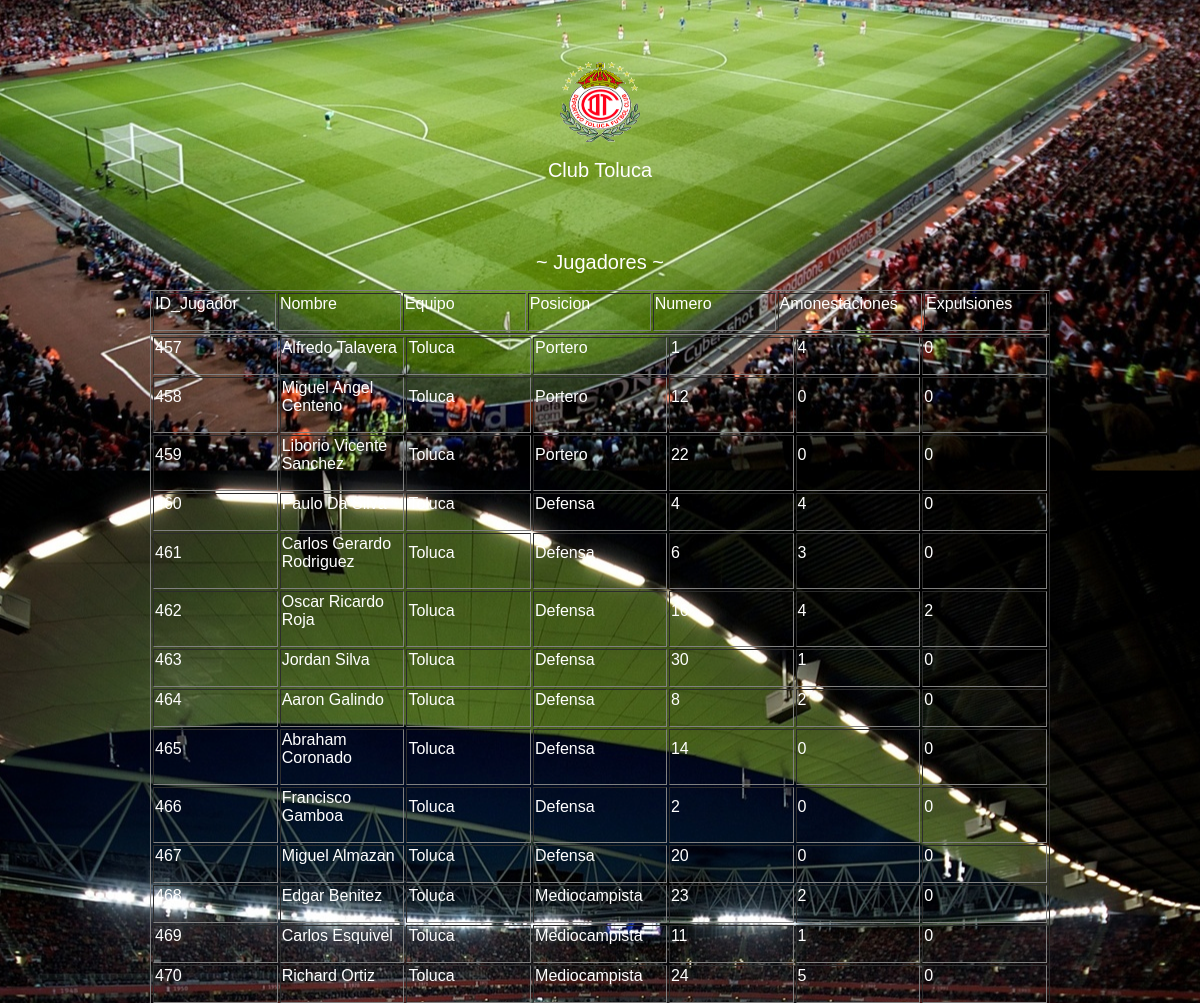
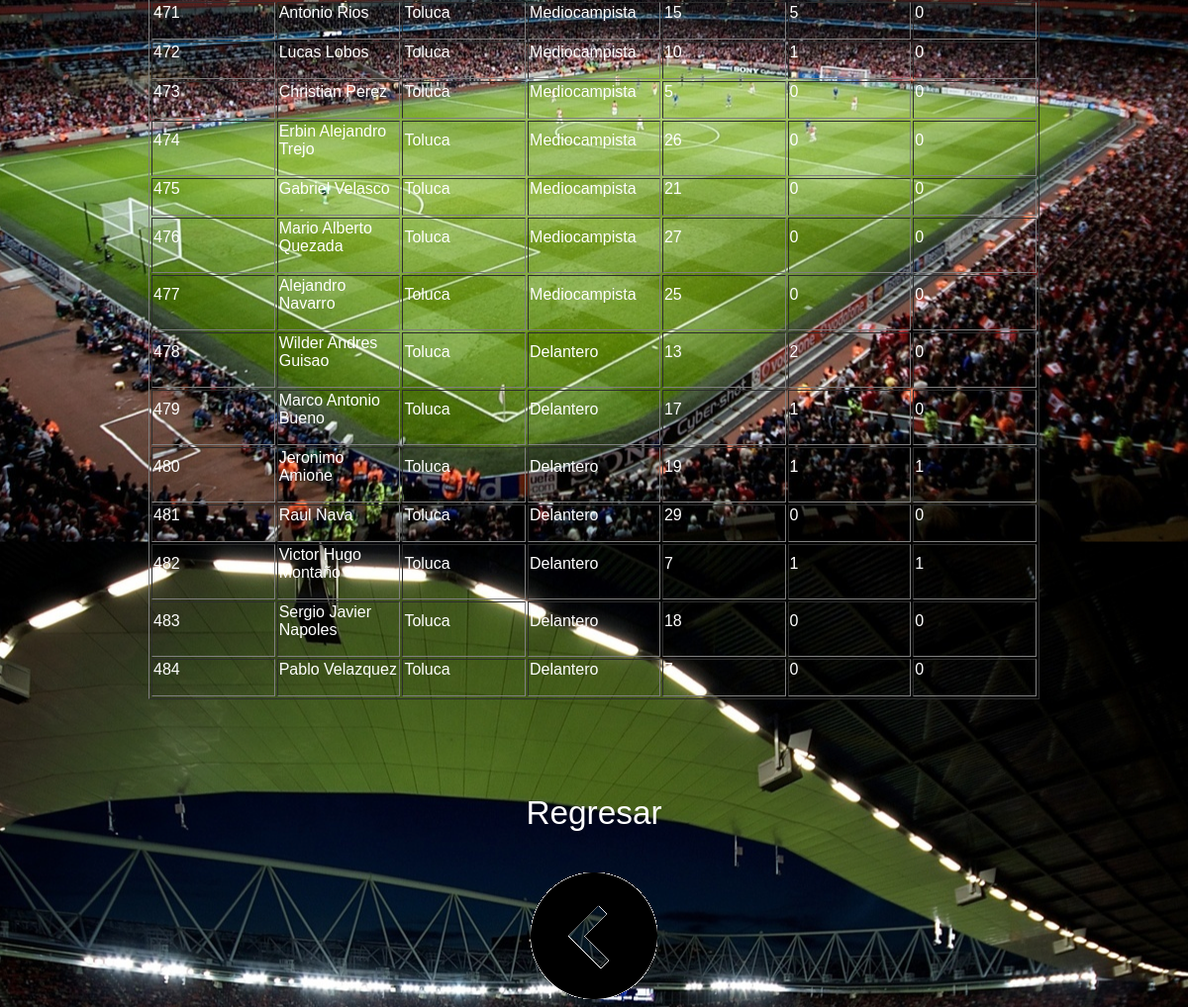
/toluca.php, run on the app's committed database (2 pictures, top to bottom).
### tables this page shows
CREATE TABLE `Jugador` (
  `Id_Jugador` int(5) NOT NULL,
  `Nombre` varchar(30) NOT NULL,
  `Nom_Equipo` varchar(30) NOT NULL,
  `Posicion` varchar(20) NOT NULL,
  `Numero` int(10) DEFAULT NULL,
  `Amonestaciones` int(10) DEFAULT NULL,
  `Expulsiones` int(10) DEFAULT NULL,
  PRIMARY KEY (`Id_Jugador`)
);

### toluca.php (the view, shortened to what this page needs)
<html>
<head>
	<link rel="stylesheet" type="text/css" href="estilos/pro1.css">
<body>
<br/><br/><br/>
<div class="escudos"><center><IMG SRC="imagenes/toluca.gif" width='80' height='80'></center></div>
<center><h2>Club Toluca</h2></center>
<br/><br/><center><h2>~ Jugadores ~</h2></center>
<center><table border=1 width=900>
	<tr>
		<td width=100><h3>ID_Jugador</h3></td>
		<td width=100><h3>Nombre</h3></td>
		<td width=100><h3>Equipo</h3></td>
		<td width=100><h3>Posicion</h3></td>
		<td width=100><h3>Numero</h3></td>
		<td width=100><h3>Amonestaciones</h3></td>
		<td width=100><h3>Expulsiones</h3></td>
	</tr>
</center></table>
<?php
$query = "SELECT * FROM Jugador Where Nom_Equipo='Toluca'";
$result = mysql_query($query) or die('Consulta fallida: ' . mysql_error());
echo "<center><table border=1 width=900>\n";
while ($line = mysql_fetch_array($result, MYSQL_ASSOC)) {
    echo "\t<tr>\n";
    foreach ($line as $col_value) {
        echo "\t\t<td width=100><h3>$col_value</h3></td>\n";
    }
    echo "\t</tr>\n";
}
echo "</table></center>\n";
?>
<br/><br/><br/>
<center><h1>Regresar</h1><a href="inicio.php"><IMG SRC="imagenes/flecha.gif"></a><center>
</body>
</html>

### estilos/pro1.css (style rules this page uses)
h1, h2, h3 { color: white; font-weight: normal; font-family: Arial, Helvetica, sans-serif; }
h1 { font-size: 25pt; line-height: 2cm; }
h2 { font-size: 15pt; }
h3 { font-size: 12pt; }
body { background-image:url('imagenes/estadio.jpg'); background-repeat:repeat; background-position:center; background-attachment: fixed }
.escudos { display: inline; }

### data on the page
jugador: Id_Jugador "457", Nombre "Alfredo Talavera", Nom_Equipo "Toluca", Posicion "Portero", Numero "1", Amonestaciones "4", Expulsiones "0"
jugador: Id_Jugador "458", Nombre "Miguel Angel Centeno", Nom_Equipo "Toluca", Posicion "Portero", Numero "12", col_value "0"
jugador: Id_Jugador "459", Nombre "Liborio Vicente Sanchez", Nom_Equipo "Toluca", Posicion "Portero", Numero "22", col_value "0"
jugador: Id_Jugador "460", Nombre "Paulo Da Silva", Nom_Equipo "Toluca", Posicion "Defensa", col_value "4", Expulsiones "0"
jugador: Id_Jugador "461", Nombre "Carlos Gerardo Rodriguez", Nom_Equipo "Toluca", Posicion "Defensa", Numero "6", Amonestaciones "3", Expulsiones "0"
jugador: Id_Jugador "462", Nombre "Oscar Ricardo Roja", Nom_Equipo "Toluca", Posicion "Defensa", Numero "16", Amonestaciones "4", Expulsiones "2"
jugador: Id_Jugador "463", Nombre "Jordan Silva", Nom_Equipo "Toluca", Posicion "Defensa", Numero "30", Amonestaciones "1", Expulsiones "0"
jugador: Id_Jugador "464", Nombre "Aaron Galindo", Nom_Equipo "Toluca", Posicion "Defensa", Numero "8", Amonestaciones "2", Expulsiones "0"
jugador: Id_Jugador "465", Nombre "Abraham Coronado", Nom_Equipo "Toluca", Posicion "Defensa", Numero "14", col_value "0"
jugador: Id_Jugador "466", Nombre "Francisco Gamboa", Nom_Equipo "Toluca", Posicion "Defensa", Numero "2", col_value "0"
jugador: Id_Jugador "467", Nombre "Miguel Almazan", Nom_Equipo "Toluca", Posicion "Defensa", Numero "20", col_value "0"
jugador: Id_Jugador "468", Nombre "Edgar Benitez", Nom_Equipo "Toluca", Posicion "Mediocampista", Numero "23", Amonestaciones "2", Expulsiones "0"
jugador: Id_Jugador "469", Nombre "Carlos Esquivel", Nom_Equipo "Toluca", Posicion "Mediocampista", Numero "11", Amonestaciones "1", Expulsiones "0"
jugador: Id_Jugador "470", Nombre "Richard Ortiz", Nom_Equipo "Toluca", Posicion "Mediocampista", Numero "24", Amonestaciones "5", Expulsiones "0"
jugador: Id_Jugador "471", Nombre "Antonio Rios", Nom_Equipo "Toluca", Posicion "Mediocampista", Numero "15", Amonestaciones "5", Expulsiones "0"
jugador: Id_Jugador "472", Nombre "Lucas Lobos", Nom_Equipo "Toluca", Posicion "Mediocampista", Numero "10", Amonestaciones "1", Expulsiones "0"
jugador: Id_Jugador "473", Nombre "Christian Perez", Nom_Equipo "Toluca", Posicion "Mediocampista", Numero "5", col_value "0"
jugador: Id_Jugador "474", Nombre "Erbin Alejandro Trejo", Nom_Equipo "Toluca", Posicion "Mediocampista", Numero "26", col_value "0"
jugador: Id_Jugador "475", Nombre "Gabriel Velasco", Nom_Equipo "Toluca", Posicion "Mediocampista", Numero "21", col_value "0"
jugador: Id_Jugador "476", Nombre "Mario Alberto Quezada", Nom_Equipo "Toluca", Posicion "Mediocampista", Numero "27", col_value "0"
jugador: Id_Jugador "477", Nombre "Alejandro Navarro", Nom_Equipo "Toluca", Posicion "Mediocampista", Numero "25", col_value "0"
jugador: Id_Jugador "478", Nombre "Wilder Andres Guisao", Nom_Equipo "Toluca", Posicion "Delantero", Numero "13", Amonestaciones "2", Expulsiones "0"
jugador: Id_Jugador "479", Nombre "Marco Antonio Bueno", Nom_Equipo "Toluca", Posicion "Delantero", Numero "17", Amonestaciones "1", Expulsiones "0"
jugador: Id_Jugador "480", Nombre "Jeronimo Amione", Nom_Equipo "Toluca", Posicion "Delantero", Numero "19", col_value "1"
jugador: Id_Jugador "481", Nombre "Raul Nava", Nom_Equipo "Toluca", Posicion "Delantero", Numero "29", col_value "0"
jugador: Id_Jugador "482", Nombre "Victor Hugo Montaño", Nom_Equipo "Toluca", Posicion "Delantero", Numero "7", col_value "1"
jugador: Id_Jugador "483", Nombre "Sergio Javier Napoles", Nom_Equipo "Toluca", Posicion "Delantero", Numero "18", col_value "0"
jugador: Id_Jugador "484", Nombre "Pablo Velazquez", Nom_Equipo "Toluca", Posicion "Delantero", Numero "7", col_value "0"
